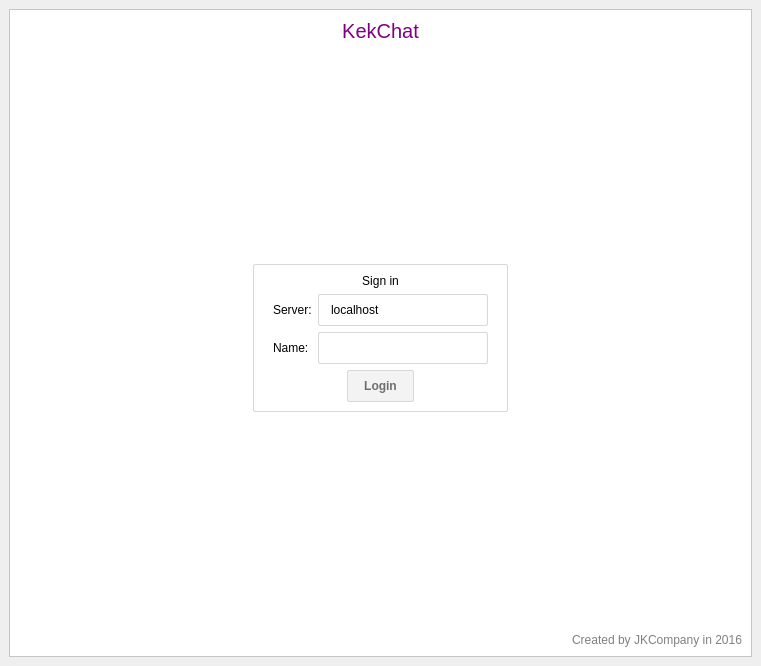
<?xml version="1.0" encoding="UTF-8"?>
<ui version="4.0">
 <class>MainWindow</class>
 <widget class="QMainWindow" name="MainWindow">
  <property name="geometry">
   <rect>
    <x>0</x>
    <y>0</y>
    <width>761</width>
    <height>666</height>
   </rect>
  </property>
  <property name="windowTitle">
   <string>KekChat Client</string>
  </property>
  <property name="styleSheet">
   <string notr="true">QFrame {
	font: normal 12px Helvetica, Arial, sans-serif;
}
#mainFrame {background: white;}
#upperLabel {
	font: normal 20px Helvetica, Arial, sans-serif;
	color: purple;
}
#lowerLabel {
	color: gray;
}
#loginFrame {
	padding: 9px 10px;
	color: black;
	background: white;
	border: 1px solid #d8d8d8;
	border-radius: 2px;
	padding: 0px 10px;
}
QPushButton {
	padding: 8px 16px;
	font: bold 12px Helvetica, Arial, sans-serif;
	color: #6e6e6e;
	background: #f3f3f3;
	background-color: qlineargradient( x1: 0, y1: 0, x2: 0, y2: 1,
                                        stop: 0 #F5F5F5, stop: 1 #F1F1F1);
	border: 1px solid #d8d8d8;
	border-radius: 2px;
}
QPushButton:hover {
	color: #333;
	border-color: #c6c6c6
}
QPushButton:pressed {
	color: #000;
	border: 1px solid #c6c6c6;
	background-color: qlineargradient( x1: 0, y1: 0, x2: 0, y2: 1,
                                        stop: 0 #eee, stop: 1 #e0e0e0);
}
QTextEdit {
	padding: 7px 10px;
	color: black;
	background: white;
	border: 1px solid #d8d8d8;
	border-radius: 2px;
}
QListWidget {
	padding: 7px 10px;
	color: black;
	background: white;
	border: 1px solid #d8d8d8;
	border-radius: 2px;
}
QLineEdit {
	padding: 7px 10px;
	color: black;
	background: white;
	border: 1px solid #d8d8d8;
	border-radius: 2px;
}</string>
  </property>
  <widget class="QWidget" name="centralwidget">
   <layout class="QVBoxLayout" name="verticalLayout">
    <item>
     <widget class="QFrame" name="mainFrame">
      <property name="frameShape">
       <enum>QFrame::StyledPanel</enum>
      </property>
      <property name="frameShadow">
       <enum>QFrame::Raised</enum>
      </property>
      <layout class="QVBoxLayout" name="verticalLayout_4">
       <item>
        <widget class="QLabel" name="upperLabel">
         <property name="text">
          <string>KekChat</string>
         </property>
         <property name="alignment">
          <set>Qt::AlignCenter</set>
         </property>
        </widget>
       </item>
       <item>
        <widget class="QStackedWidget" name="stackedWidget">
         <property name="currentIndex">
          <number>1</number>
         </property>
         <widget class="QWidget" name="chatPage">
          <layout class="QVBoxLayout" name="verticalLayout_2">
           <item>
            <layout class="QHBoxLayout" name="horizontalLayout_2">
             <item>
              <widget class="QTextEdit" name="teChat">
               <property name="minimumSize">
                <size>
                 <width>300</width>
                 <height>0</height>
                </size>
               </property>
               <property name="readOnly">
                <bool>true</bool>
               </property>
               <property name="html">
                <string>&lt;!DOCTYPE HTML PUBLIC &quot;-//W3C//DTD HTML 4.0//EN&quot; &quot;http://www.w3.org/TR/REC-html40/strict.dtd&quot;&gt;
&lt;html&gt;&lt;head&gt;&lt;meta name=&quot;qrichtext&quot; content=&quot;1&quot; /&gt;&lt;style type=&quot;text/css&quot;&gt;
p, li { white-space: pre-wrap; }
&lt;/style&gt;&lt;/head&gt;&lt;body style=&quot; font-family:'Helvetica,Arial,sans-serif'; font-size:12px; font-weight:400; font-style:normal;&quot;&gt;
&lt;p style=&quot;-qt-paragraph-type:empty; margin-top:0px; margin-bottom:0px; margin-left:0px; margin-right:0px; -qt-block-indent:0; text-indent:0px;&quot;&gt;&lt;br /&gt;&lt;/p&gt;&lt;/body&gt;&lt;/html&gt;</string>
               </property>
              </widget>
             </item>
             <item>
              <widget class="QListWidget" name="lwUsers">
               <property name="sizePolicy">
                <sizepolicy hsizetype="Minimum" vsizetype="Expanding">
                 <horstretch>0</horstretch>
                 <verstretch>0</verstretch>
                </sizepolicy>
               </property>
               <property name="minimumSize">
                <size>
                 <width>150</width>
                 <height>200</height>
                </size>
               </property>
               <property name="maximumSize">
                <size>
                 <width>150</width>
                 <height>16777215</height>
                </size>
               </property>
               <property name="selectionMode">
                <enum>QAbstractItemView::NoSelection</enum>
               </property>
               <property name="movement">
                <enum>QListView::Static</enum>
               </property>
               <property name="flow">
                <enum>QListView::TopToBottom</enum>
               </property>
               <property name="layoutMode">
                <enum>QListView::SinglePass</enum>
               </property>
               <property name="spacing">
                <number>0</number>
               </property>
               <property name="viewMode">
                <enum>QListView::ListMode</enum>
               </property>
               <property name="sortingEnabled">
                <bool>false</bool>
               </property>
              </widget>
             </item>
            </layout>
           </item>
           <item>
            <layout class="QHBoxLayout" name="horizontalLayout">
             <item>
              <widget class="QLineEdit" name="leMessage">
               <property name="clearButtonEnabled">
                <bool>true</bool>
               </property>
              </widget>
             </item>
             <item>
              <widget class="QPushButton" name="pbSend">
               <property name="text">
                <string>Send</string>
               </property>
               <property name="default">
                <bool>true</bool>
               </property>
              </widget>
             </item>
            </layout>
           </item>
          </layout>
         </widget>
         <widget class="QWidget" name="loginPage">
          <layout class="QGridLayout" name="gridLayout">
           <item row="0" column="0">
            <widget class="QFrame" name="loginFrame">
             <property name="sizePolicy">
              <sizepolicy hsizetype="Fixed" vsizetype="Fixed">
               <horstretch>0</horstretch>
               <verstretch>0</verstretch>
              </sizepolicy>
             </property>
             <property name="frameShape">
              <enum>QFrame::StyledPanel</enum>
             </property>
             <property name="frameShadow">
              <enum>QFrame::Raised</enum>
             </property>
             <layout class="QVBoxLayout" name="verticalLayout_6">
              <item>
               <widget class="QLabel" name="label_2">
                <property name="text">
                 <string>Sign in</string>
                </property>
                <property name="alignment">
                 <set>Qt::AlignCenter</set>
                </property>
               </widget>
              </item>
              <item>
               <layout class="QHBoxLayout" name="horizontalLayout_3">
                <item>
                 <layout class="QVBoxLayout" name="verticalLayout_5">
                  <item>
                   <widget class="QLabel" name="serverLabel">
                    <property name="text">
                     <string>Server:</string>
                    </property>
                   </widget>
                  </item>
                  <item>
                   <widget class="QLabel" name="label">
                    <property name="text">
                     <string>Name: </string>
                    </property>
                   </widget>
                  </item>
                 </layout>
                </item>
                <item>
                 <layout class="QVBoxLayout" name="verticalLayout_3">
                  <item>
                   <widget class="QLineEdit" name="leServer">
                    <property name="minimumSize">
                     <size>
                      <width>170</width>
                      <height>0</height>
                     </size>
                    </property>
                    <property name="text">
                     <string>localhost</string>
                    </property>
                    <property name="maxLength">
                     <number>15</number>
                    </property>
                   </widget>
                  </item>
                  <item>
                   <widget class="QLineEdit" name="leName">
                    <property name="maxLength">
                     <number>12</number>
                    </property>
                   </widget>
                  </item>
                 </layout>
                </item>
               </layout>
              </item>
              <item>
               <layout class="QHBoxLayout" name="horizontalLayout_4">
                <item>
                 <spacer name="horizontalSpacer">
                  <property name="orientation">
                   <enum>Qt::Horizontal</enum>
                  </property>
                  <property name="sizeHint" stdset="0">
                   <size>
                    <width>40</width>
                    <height>20</height>
                   </size>
                  </property>
                 </spacer>
                </item>
                <item>
                 <widget class="QPushButton" name="pbLogin">
                  <property name="text">
                   <string>Login</string>
                  </property>
                 </widget>
                </item>
                <item>
                 <spacer name="horizontalSpacer_2">
                  <property name="orientation">
                   <enum>Qt::Horizontal</enum>
                  </property>
                  <property name="sizeHint" stdset="0">
                   <size>
                    <width>40</width>
                    <height>20</height>
                   </size>
                  </property>
                 </spacer>
                </item>
               </layout>
              </item>
             </layout>
            </widget>
           </item>
          </layout>
         </widget>
        </widget>
       </item>
       <item>
        <widget class="QLabel" name="lowerLabel">
         <property name="text">
          <string>Created by JKCompany in 2016</string>
         </property>
         <property name="alignment">
          <set>Qt::AlignRight|Qt::AlignTrailing|Qt::AlignVCenter</set>
         </property>
        </widget>
       </item>
      </layout>
     </widget>
    </item>
   </layout>
  </widget>
 </widget>
 <tabstops>
  <tabstop>leName</tabstop>
  <tabstop>leServer</tabstop>
  <tabstop>teChat</tabstop>
  <tabstop>lwUsers</tabstop>
  <tabstop>leMessage</tabstop>
  <tabstop>pbLogin</tabstop>
  <tabstop>pbSend</tabstop>
 </tabstops>
 <resources/>
 <connections/>
</ui>
